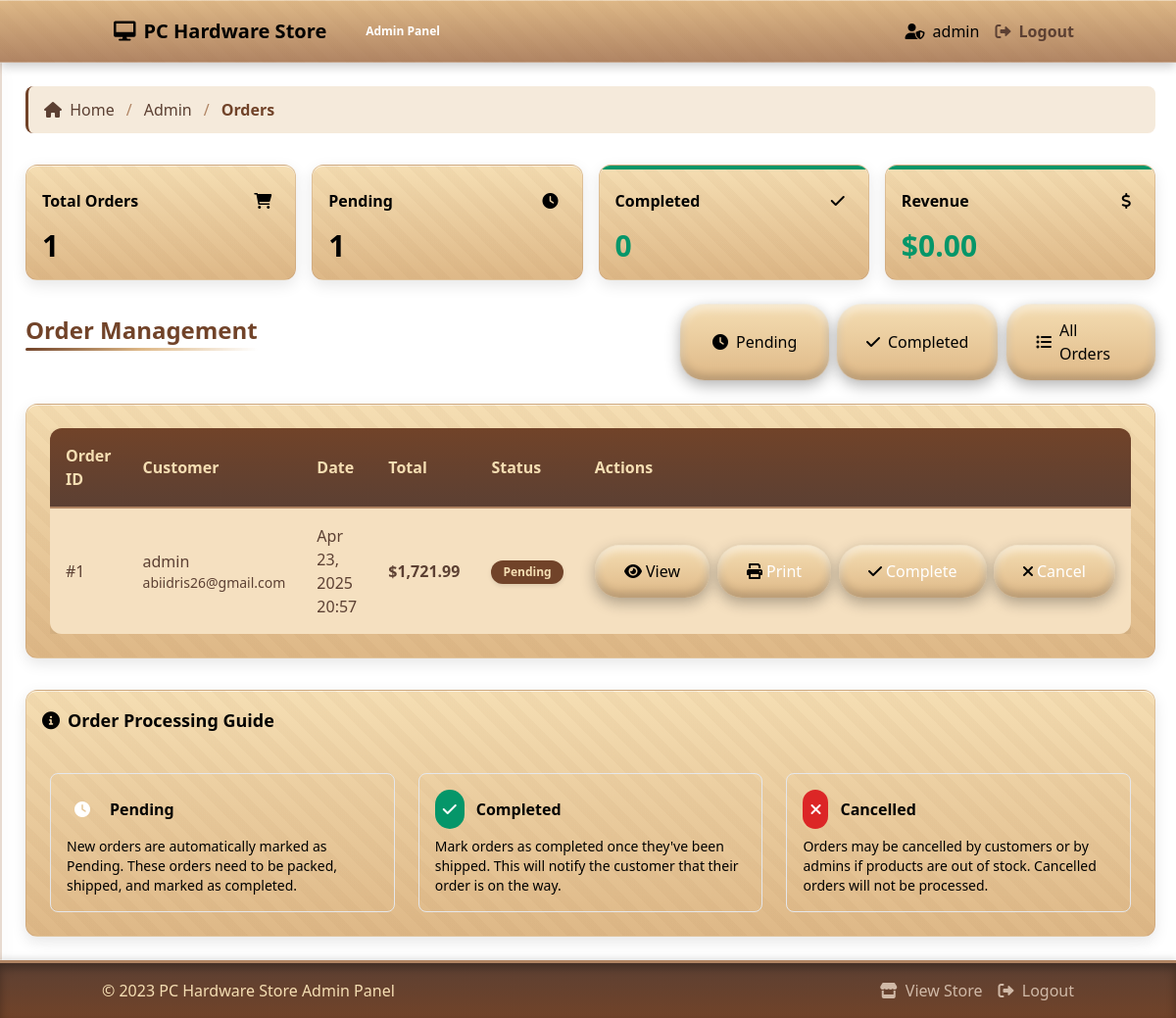
The app's page /admin/orders.php (signed in) with its own data.
### tables this page shows
CREATE TABLE `orders` (
  `id` int(11) NOT NULL,
  `user_id` int(11) DEFAULT NULL,
  `total` decimal(10,2) DEFAULT NULL,
  `status` enum('pending','processing','completed','cancelled') DEFAULT 'pending',
  `created_at` timestamp NOT NULL DEFAULT current_timestamp()
);

CREATE TABLE `users` (
  `id` int(11) NOT NULL,
  `username` varchar(50) NOT NULL,
  `email` varchar(100) NOT NULL,
  `password` varchar(255) NOT NULL,
  `created_at` timestamp NOT NULL DEFAULT current_timestamp(),
  `role` enum('user','admin') DEFAULT 'user',
  `active` tinyint(1) DEFAULT 1
);

### admin/orders.php (the view, shortened to what the rows shown need)
<?php
require_once '../includes/db.php';
$stmt = $pdo->prepare("
    SELECT o.*, u.username, u.email
    FROM orders o
    JOIN users u ON o.user_id = u.id
    ORDER BY o.created_at DESC
");
$stmt->execute();
$orders = $stmt->fetchAll();
?>
<!DOCTYPE html>
<html lang="en">
<head>
    <link rel="stylesheet" href="https://cdnjs.cloudflare.com/ajax/libs/font-awesome/6.0.0/css/all.min.css">
    <link href="https://cdn.jsdelivr.net/npm/tailwindcss@2.2.19/dist/tailwind.min.css" rel="stylesheet">
    <link rel="stylesheet" href="../assets/css/style.css">
</head>
<body class="flex flex-col min-h-screen bg-amber-50">
    <div class="flex flex-col md:flex-row min-h-screen bg-amber-50 flex-grow">
        <main class="flex-1 p-6">
            <div class="flex justify-between items-center mb-6">
                <h1 class="page-title text-2xl">Order Management</h1>
            </div>
            <div class="wood-card overflow-hidden rounded-lg shadow-md mb-8">
                <div class="p-6 relative z-10">
                    <div class="overflow-x-auto">
                        <table class="wood-table w-full">
                            <thead>
                                <tr>
                                    <th class="text-left">Order ID</th>
                                    <th class="text-left">Customer</th>
                                    <th class="text-left">Date</th>
                                    <th class="text-right">Total</th>
                                    <th class="text-center">Status</th>
                                    <th class="text-right">Actions</th>
                                </tr>
                            </thead>
                            <tbody>
                                <?php if (count($orders) > 0): ?>
                                    <?php
                                    $filteredOrders = $orders;
                                    if (count($filteredOrders) > 0):
                                        foreach ($filteredOrders as $order):
                                    ?>
                                    <tr>
                                        <td class="font-medium">#<?= $order['id'] ?></td>
                                        <td>
                                            <div class="font-medium text-amber-900"><?= htmlspecialchars($order['username']) ?></div>
                                            <div class="text-sm text-amber-700"><?= htmlspecialchars($order['email']) ?></div>
                                        </td>
                                        <td><?= date('M j, Y H:i', strtotime($order['created_at'])) ?></td>
                                        <td class="text-right font-bold text-amber-900">$<?= number_format($order['total'], 2) ?></td>
                                        <td class="text-center">
                                            <span class="wood-badge inline-block px-2 py-1 rounded text-white text-xs <?=
                                                ($order['status'] == 'completed') ? 'bg-green-600' :
                                                (($order['status'] == 'cancelled') ? 'bg-red-600' : 'bg-amber-600')
                                            ?>">
                                                <?= ucfirst($order['status']) ?>
                                            </span>
                                        </td>
                                        <td class="text-right">
                                            <div class="flex justify-end space-x-2">
                                                <a href="order_detail.php?id=<?= $order['id'] ?>" class="wooden-cart-button inline-flex items-center px-3 py-1 bg-amber-700 text-black">
                                                    <i class="fas fa-eye mr-1 text-black"></i> View
                                                </a>
                                                <a href="print_order.php?id=<?= $order['id'] ?>" class="wooden-cart-button inline-flex items-center px-3 py-1 bg-blue-600 text-white" target="_blank">
                                                    <i class="fas fa-print mr-1 text-black"></i> Print
                                                </a>
                                                <?php if ($order['status'] == 'pending'): ?>
                                                    <a href="update_order.php?id=<?= $order['id'] ?>&status=completed"
                                                       class="wooden-cart-button inline-flex items-center px-3 py-1 bg-green-600 text-white"
                                                       onclick="return confirm('Mark this order as completed?')">
                                                        <i class="fas fa-check mr-1 text-black"></i> Complete
                                                    </a>
                                                    <a href="update_order.php?id=<?= $order['id'] ?>&status=cancelled"
                                                       class="wooden-cart-button inline-flex items-center px-3 py-1 bg-red-600 text-white"
                                                       onclick="return confirm('Are you sure you want to cancel this order?')">
                                                        <i class="fas fa-times mr-1 text-black"></i> Cancel
                                                    </a>
                                                <?php endif; ?>
                                            </div>
                                        </td>
                                    </tr>
                                    <?php endforeach; ?>
                                    <?php else: ?>
                                    <tr>
                                        <td colspan="6" class="text-center py-4 text-amber-800">No orders found matching the current filter.</td>
                                    </tr>
                                    <?php endif; ?>
                                <?php else: ?>
                                    <tr>
                                        <td colspan="6" class="text-center py-4 text-amber-800">No orders have been placed yet.</td>
                                    </tr>
                                <?php endif; ?>
                            </tbody>
                        </table>
                    </div>
                </div>
            </div>
        </main>
    </div>
</body>
</html>

### records on screen
orders: id "1", user.username "admin", user.email "abiidris26@gmail.com", created_at "Apr 23, 2025 20:57", total "1,721.99", status "Pending"

### other values on screen
$_SESSION['username'] "admin"
count($orders) "1"
$pendingCount "1"
$completedCount "0"
$totalRevenue "0.00"
